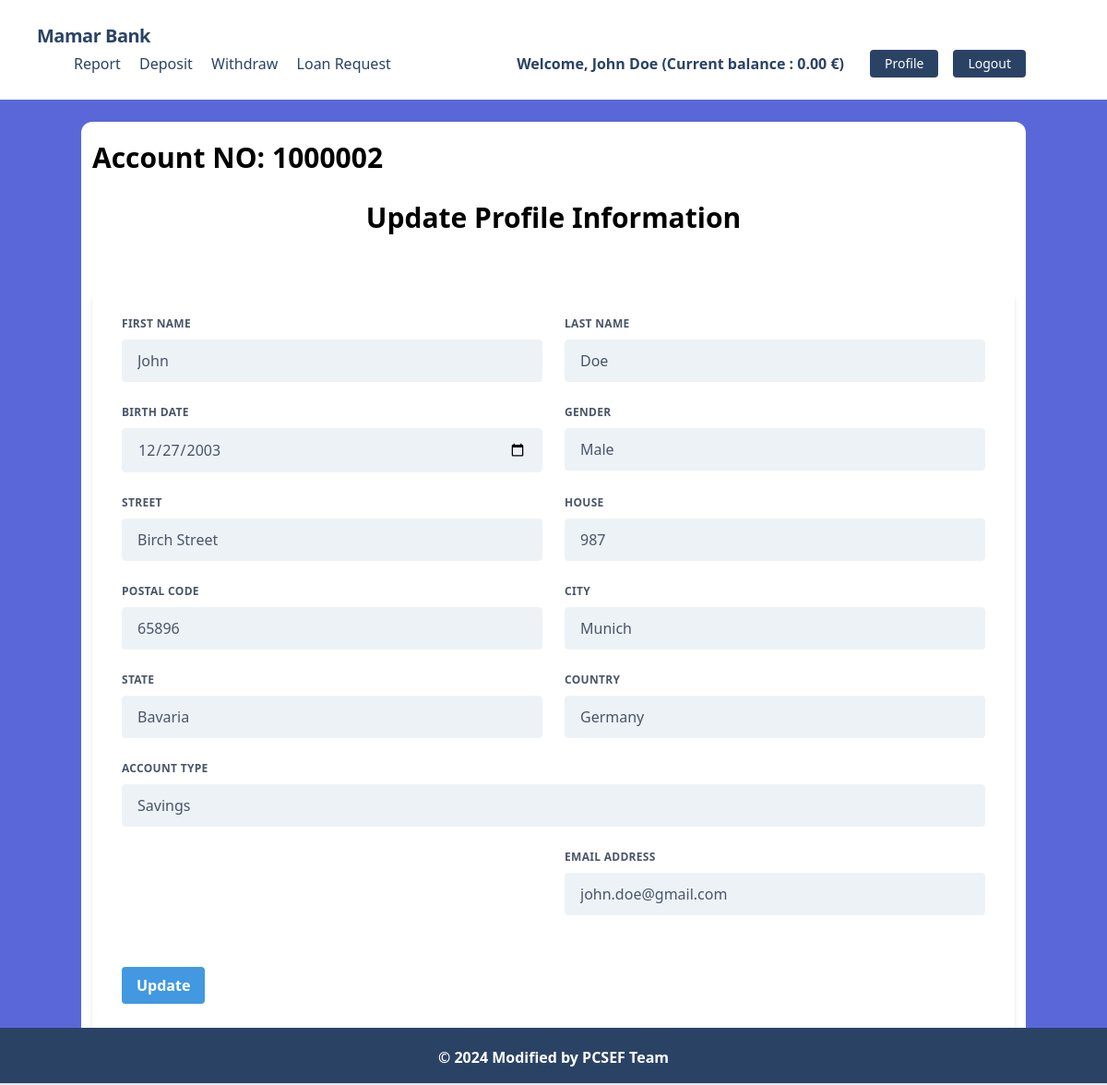
Screenshot of /accounts/update_profile/ (signed in) with the database file from the repository.
### accounts/models.py (models this page shows, shortened)
class UserBankAccount_Model(models.Model):
    user = models.OneToOneField(User, related_name='user_account', on_delete=models.CASCADE)
    account_type = models.CharField(max_length=10, choices=ACCOUNT_TYPES)
    account_number = models.PositiveIntegerField(unique=True)
    birth_date = models.DateField(null=True, blank=True)
    gender = models.CharField(max_length=10, choices=GENDER_TYPES)
    initial_deposited_date = models.DateField(auto_now_add=True)
    balance = models.DecimalField(max_digits=12, decimal_places=2, default=0)

class UserAddress_Model(models.Model):
    user = models.OneToOneField(User, related_name='user_address', on_delete=models.CASCADE)
    street = models.CharField(max_length=50)
    house = models.CharField(max_length=10)
    postal_code = models.CharField(max_length=10)
    city = models.CharField(max_length=20)
    state = models.CharField(max_length=20)
    country = models.CharField(max_length=20)

### accounts/views.py (the view, shortened to what this page needs)
# urls.py: path('update_profile/', UserProfileUpdateForm_View.as_view(), name='update_profile'),
class UserProfileUpdateForm_View(LoginRequiredMixin, View):
    template_name = 'accounts/profile.html'
    def get(self, request):
        form = UserProfileUpdate_Form(instance=request.user)
        context = {'form': form}
        return render(request, self.template_name, context)

### accounts/templates/accounts/profile.html (shortened to what this page needs)
{% extends 'core/base.html' %} {% load static %} {% block head_title %}Banking System{% endblock %} {% block content %}
	<div class="bg-white px-3 py-4 rounded-xl my-6">
		<h4 class="font-bold text-3xl text-left pb-5">Account NO: {{request.user.user_account.account_number}}</h4>
		<h1 class="font-bold text-3xl text-center pb-5">Update Profile Information</h1>
		<div class="w-full mt-10">
			<form method="post" class="bg-white shadow-md rounded px-8 pt-6 pb-8 mb-4">
				<div class="flex flex-wrap -mx-3 mb-6">
					<div class="w-full md:w-1/2 px-3 mb-6 md:mb-0">
						<label class="block uppercase tracking-wide text-gray-700 text-xs font-bold mb-2" for="{{ form.first_name.id_for_label }}">
							{{ form.first_name.label }}
						</label> {{ form.first_name }}
					</div>
					<div class="w-full md:w-1/2 px-3">
						<label class="block uppercase tracking-wide text-gray-700 text-xs font-bold mb-2" for="{{ form.last_name.id_for_label }}">
							{{ form.last_name.label }}
						</label> {{ form.last_name }}
					</div>
				</div>
				<div class="flex flex-wrap -mx-3 mb-6">
					<div class="w-full md:w-1/2 px-3 mb-6 md:mb-0">
						<label class="block uppercase tracking-wide text-gray-700 text-xs font-bold mb-2" for="{{ form.birth_date.id_for_label }}">
							{{ form.birth_date.label }}
						</label> {{ form.birth_date }}
					</div>
					<div class="w-full md:w-1/2 px-3 mb-6 md:mb-0">
						<label class="block uppercase tracking-wide text-gray-700 text-xs font-bold mb-2" for="{{ form.gender.id_for_label }}">
							{{ form.gender.label }}
						</label> {{ form.gender }}
					</div>
				</div>
				<div class="flex flex-wrap -mx-3 mb-6">
					<div class="w-full md:w-1/2 px-3 mb-6 md:mb-0">
						<label class="block uppercase tracking-wide text-gray-700 text-xs font-bold mb-2" for="{{ form.street.id_for_label }}">
							{{ form.street.label }}
						</label> {{ form.street }}
					</div>
					<div class="w-full md:w-1/2 px-3">
						<label class="block uppercase tracking-wide text-gray-700 text-xs font-bold mb-2" for="{{ form.house.id_for_label }}">
							{{ form.house.label }}
						</label> {{ form.house }}
					</div>
				</div>
				<div class="flex flex-wrap -mx-3 mb-6">
					<div class="w-full md:w-1/2 px-3 mb-6 md:mb-0">
						<label class="block uppercase tracking-wide text-gray-700 text-xs font-bold mb-2" for="{{ form.postal_code.id_for_label }}">
							{{ form.postal_code.label }}
						</label> {{ form.postal_code }}
					</div>
					<div class="w-full md:w-1/2 px-3">
						<label class="block uppercase tracking-wide text-gray-700 text-xs font-bold mb-2" for="{{ form.city.id_for_label }}">
							{{ form.city.label }}
						</label> {{ form.city }}
					</div>
				</div>
				<div class="flex flex-wrap -mx-3 mb-6">
					<div class="w-full md:w-1/2 px-3 mb-6 md:mb-0">
						<label class="block uppercase tracking-wide text-gray-700 text-xs font-bold mb-2" for="{{ form.state.id_for_label }}">
							{{ form.state.label }}
						</label> {{ form.state }}
					</div>
					<div class="w-full md:w-1/2 px-3">
						<label class="block uppercase tracking-wide text-gray-700 text-xs font-bold mb-2" for="{{ form.country.id_for_label }}">
							{{ form.country.label }}
						</label> {{ form.country }}
					</div>
				</div>
				<div class="flex flex-wrap -mx-3 mb-6">
					<div class="w-full md:w-2/2 px-3 mb-6 md:mb-0">
						<label class="block uppercase tracking-wide text-gray-700 text-xs font-bold mb-2" for="{{ form.account_type.id_for_label }}">
							{{ form.account_type.label }}
						</label> {{ form.account_type }}
					</div>
				</div>
				<div class="flex flex-wrap -mx-3 mb-6">
					<div class="w-full md:w-1/2 px-3 mb-6 md:mb-0">
					</div>
					<div class="w-full md:w-1/2 px-3 mb-6 md:mb-0">
						<label class="block uppercase tracking-wide text-gray-700 text-xs font-bold mb-2" for="{{ form.email.id_for_label }}">
							{{ form.email.label }}
						</label> {{ form.email }}
					</div>
				</div>
				<div class="flex flex-wrap -mx-3 mb-6">
					<div class="w-full md:w-1/2 px-3 mb-6 md:mb-0">
					</div>
					<div class="w-full md:w-1/2 px-3 mb-6 md:mb-0">
					</div>
				</div>
				<div class="flex items-center justify-between">
					<button class="bg-blue-500 hover:bg-blue-700 text-white font-bold py-2 px-4 rounded focus:outline-none focus:shadow-outline" type="submit">
						Update
					</button>
				</div>
			</form>
		</div>
	</div>
{% endblock %}

### core/templates/core/base.html (shortened to what this page needs)
{% load static %}
<!DOCTYPE html>
<html lang="en">
<head>
	<link href="https://unpkg.com/tailwindcss@^1.0/dist/tailwind.min.css" rel="stylesheet">
</head>
<body class="bg-indigo-600">
{% include 'core/navbar.html' %}
{% block body %}
	<div class="lg:container lg:mx-auto" id="main">
		{% block content %}
		{% endblock %}
	</div>
	{% include 'core/footer.html' %}
{% endblock %}
</body>
</html>

### core/templates/core/navbar.html (shortened to what this page needs)
<nav class="flex items-center justify-between flex-wrap bg-white p-6 px-10">
	<div class="flex items-center flex-shrink-0 text-white mr-6">
		<span class="font-semibold text-xl tracking-tight text-blue-900"><a href="/">Mamar Bank</a></span>
	</div>
	<div class="w-full block flex-grow lg:flex lg:items-center lg:w-auto px-10">
		{% if request.user.is_authenticated %}
			<div class="text-md lg:flex-grow">
				<a href="{% url 'transaction_report' %}" class="block mt-4 lg:inline-block lg:mt-0 text-blue-900 hover:text-red-900 hover:font-black mr-4">
					Report
				</a>
				<a href="{% url 'deposit' %}" class="block mt-4 lg:inline-block lg:mt-0 text-blue-900 hover:text-red-900 hover:font-black mr-4">
					Deposit
				</a>
				<a href="{% url 'withdraw' %}" class="block mt-4 lg:inline-block lg:mt-0 text-blue-900 hover:text-red-900 hover:font-black mr-4">
					Withdraw
				</a>
				<a href="{% url 'loan_request' %}" class="block mt-4 lg:inline-block lg:mt-0 text-blue-900 hover:text-red-900 hover:font-black mr-4">
					Loan Request
				</a>
			</div>
			<div class="flex w-auto">
				<div class="text-blue-900 my-auto font-black px-5">Welcome, {{ request.user.first_name }} {{ request.user.last_name }} (Current balance : {{request.user.user_account.balance}} €) </div>
				<a href="{% url 'update_profile' %}" class="mx-2 inline-block font-medium text-sm px-4 py-2 leading-none bg-blue-900 rounded text-white border-white hover:border-transparent hover:text-dark hover:bg-red-700 mt-4 lg:mt-0">Profile</a>
				<a href="{% url 'logout' %}" class="mx-2 inline-block font-medium text-sm px-4 py-2 leading-none bg-blue-900 rounded text-white border-white hover:border-transparent hover:text-dark hover:bg-red-700 mt-4 lg:mt-0">Logout</a>
			</div>
		{% endif %}
	</div>
</nav>

### core/templates/core/footer.html
<footer class="footer bg-blue-900 text-white relative border-b-2 mt-10">
	<div class="container mx-auto px-6">
		<div class="mt-5 flex flex-col items-center">
			<div class="sm:w-2/3 text-center py-0 pb-2">
				<p class="text-md text-white font-bold mb-2">
					© {% now "Y" %} Modified by PCSEF Team
				</p>
			</div>
		</div>
	</div>
</footer>

### core/templates/core/base.html (style rules this page uses)
footer { position: fixed !important; bottom: 0 !important; width: 100%; }

### rows the page displays
UserAddress_Model: street "Birch Street", house "987", postal_code "65896", city "Munich", state "Bavaria", country "Germany"

### other values shown
{{ request.user.first_name }} "John"
{{ request.user.last_name }} "Doe"
{{ request.user.user_account.balance }} "0.00"
{{ request.user.user_account.account_number }} "1000002"
